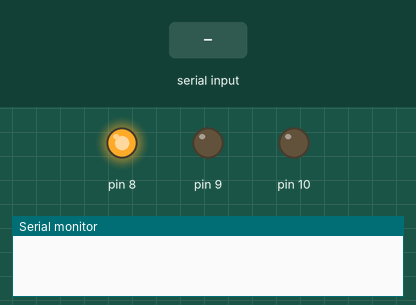
The sketch below on a simulated Arduino Uno, built with avr-gcc and run on an emulated ATmega328P. Shown: output pins drawn as LEDs (lit = HIGH), the last lines printed to the serial monitor. The test bench sets the inputs (shaded band).

Above: at 2.0 s.
2.1 s: "90,45\n" received over Serial
At 3.8 s:
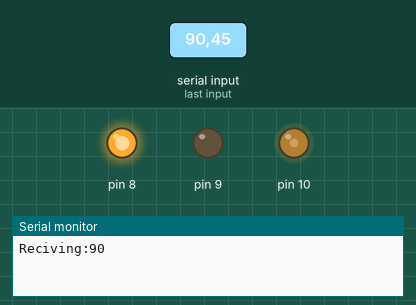
5.1 s: "30,150\n" received over Serial
At 6.6 s:
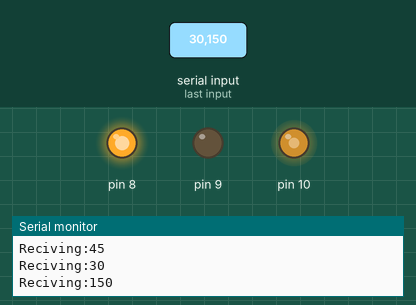
7.6 s: "200\n" received over Serial
At 9.0 s:
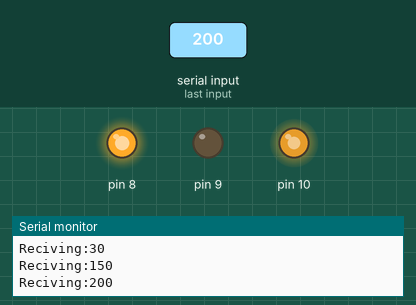
10.6 s: "90\n" received over Serial
At 13.9 s:
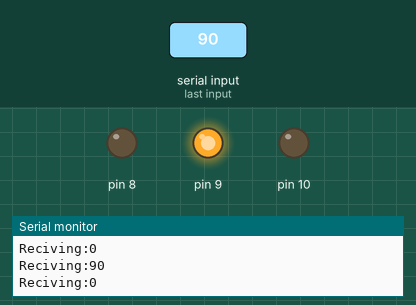
Timing chart, 0 to 14.6 s (numbered marks = the images above; inputs shaded):
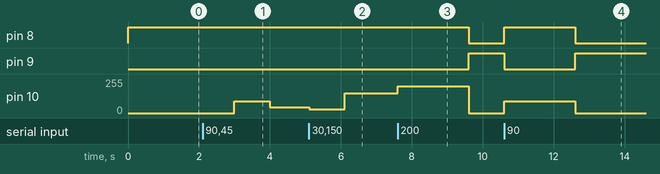

The sketch:

1.ino
```cpp
class DcMotor {
private:
  int enableA, enableB, speedPin;
  bool rotation = true;
public:
  DcMotor(int enableA, int enableB, int speedPin) {
  	this->enableA = enableA;
    this->enableB = enableB;
    this->speedPin = speedPin;
    this->rotation = true;

    pinMode(enableA, OUTPUT);
    pinMode(enableB, OUTPUT);
    pinMode(speedPin, OUTPUT);

    digitalWrite(this->enableA, HIGH);
    digitalWrite(this->enableB, LOW);
  }

  void setSpeedPWD(int pwd) {
    boolean new_rotation = pwd > 0;

    if(this->rotation != new_rotation) {
      digitalWrite(this->enableA, new_rotation);
      digitalWrite(this->enableB, !new_rotation);
      this->rotation = new_rotation;
    }

    analogWrite(this->speedPin, abs(pwd));
  }
};

DcMotor motor (8, 9, 10);

void setup()
{
  Serial.begin(9600);
}

void loop() {
	delay(1000);
}

void serialEvent() {
  int speed = Serial.parseInt();
  Serial.print("Reciving:");
  Serial.println(speed);
  motor.setSpeedPWD(speed);
}
```

Measured:
- after the input at 2.1 s, pin 10: 0/255 → 90/255 after 0.90 s, → 45/255 1.0 s later
- after the input at 5.1 s, pin 8: stays HIGH (without the input it goes to LOW after 0.90 s); pin 9: stays LOW (without the input it goes to HIGH after 0.90 s); pin 10: 45/255 → 30/255 at once, → 150/255 1.0 s later
- after the input at 7.6 s, pin 8: HIGH → LOW after 2.0 s instead of 0.50 s; pin 9: LOW → HIGH after 2.0 s instead of 0.50 s; pin 10: 150/255 → 200/255 at once, → 0/255 2.0 s later
- after the input at 10.6 s, pin 8: LOW → HIGH at once, → LOW 2.0 s later; pin 9: HIGH → LOW at once, → HIGH 2.0 s later; pin 10: 0/255 → 90/255 at once, → 0/255 2.0 s later
